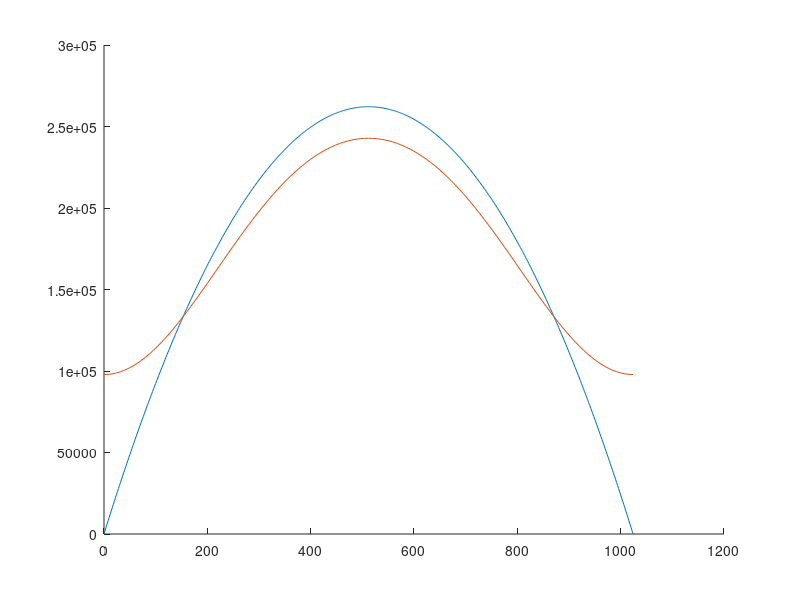
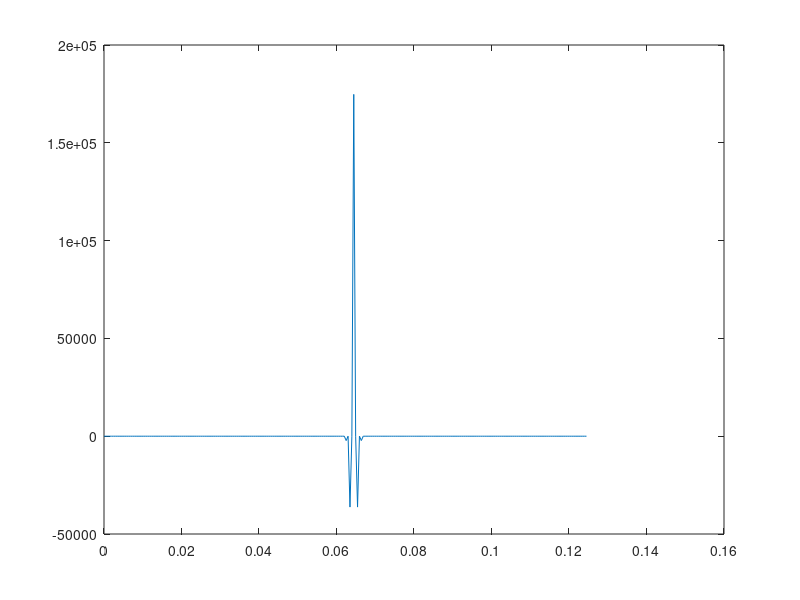

MATLAB code for these plots, in order:
%% FIR filter design example
%Sampling frequency
fs = 2048 ;%Hz;

%Number of samples in impulse input sequence
nSamples = 256;

%Sampling times
timeVec = (0:(nSamples-1))/fs;
 
%Filter order
fN = 10;
 
%Frequency values at which to specify
%the target transfer function
f = 0:2:1024;
 
%Target transfer function
targetTf = f.*(1024-f);
 
%Design the digital filter
b = fir2(fN,f/(fs/2),targetTf);
 
%Get the impulse response by letting the filter act on an impulse sequence
impVec = zeros(1,nSamples);
impVec(floor(nSamples/2))=1; %Impulse in the middle
impResp = fftfilt(b,impVec);
 
%Get the transfer function: FFT of impulse response
designTf = fft(impResp);

%Plots
figure;
hold on;
plot(f,targetTf);
kNyq = floor(nSamples/2)+1;
posFreq = (0:(kNyq-1))/(nSamples/fs);
plot(posFreq,abs(designTf(1:kNyq)));

figure;
plot(timeVec,impResp);